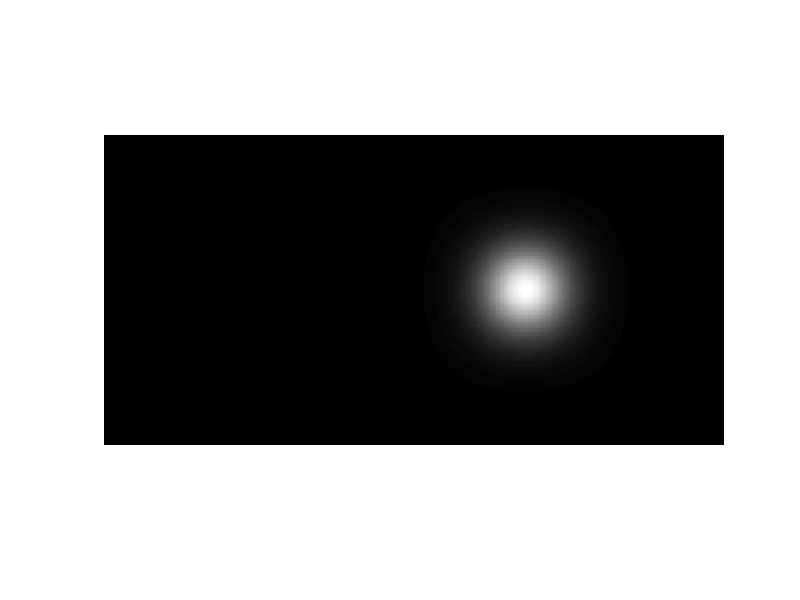

The MATLAB script that drew this image: (Note: this script raises an error after producing the figure.)

clear;
pi = 3.1415926;
radius = 1;


%FFHQ dataset
flash = zeros(8,3);
flash(1,:) =  [1, 0, -0.4642676300617170626];
flash(2,:) = [0.7071, 0.7071, -0.4642676300617170626];
flash(3,:) = [0, 1, -0.4642676300617170626];
flash(4,:) = [-0.7071, 0.7071, -0.4642676300617170626];
flash(5,:) = [-1, 0, -0.4642676300617170626];
flash(6,:) = [-0.7071, -0.7071, -0.4642676300617170626];
flash(7,:) = [0.7071, -0.7071, -0.4642676300617170626];
flash(8,:) = [0, -1, -0.4642676300617170626];

flash = flash * 2;

sigma = 30*pi/180;

for lighting = 1: 8
    image = zeros(128,256);
    for i = 1:128
        for j = 1:256
               light = flash(lighting,:);
               
               %exchange y and z
               tmp = light(2);
               light(2) = light(3);
               light(3) = tmp;
               
               phi = (j - 1) * 2 * pi / 255 + pi/2;
               theta = (i - 1) * pi / 127;
               v1 = radius * sin(theta) * cos(phi);
               v2 = radius * sin(theta) * sin(phi);
               v3 = radius * cos(theta);

               v = [v1,v2,v3];
               l = light - v; %theta1
               %l = light; %theta2
               

              v_sum = sqrt(v(1)*v(1) + v(2)*v(2) + v(3)*v(3));
              l_sum = sqrt(l(1)*l(1) + l(2)*l(2) + l(3)*l(3));
              l_norm = l/l_sum;
              v_norm = v/v_sum;
              product = dot(l_norm, v_norm);

              if(product>0 || product==0)
                angle = acos(product);
                intensity = exp(-angle*angle/(2*sigma*sigma));
                image(i,j) = intensity;
              end
        end
    end
    imshow(image);
    filename1 = ['./Multipie_envir_map/FFHQ/' num2str(lighting) 'multi.jpg'];
    %filename2 = ['./Multipie_envir_map/' num2str(lighting) 'envir_map.csv'];
    imwrite(image,filename1);
   % writematrix(image,filename2); 
end



%Multipie dataset
flash = zeros(19,3);
eye = [0,0,0.5];
flash(1,:) =  [0,3.75, 0.25];
flash(2,:) = [-1,3.75, 0.25];
flash(3,:) = [-2,3.75, 0.25];
flash(4,:) = [-2.5,2.85, 0.25];
flash(5,:) = [-2.5,1.5, 0.25];
flash(6,:) = [-2.5,0.75, 0.25];
flash(7,:) = [-2.5,0, 0.25];
flash(8,:) = [-2.5, -0.875, 0.25];
flash(9,:) = [-2.5, -1.8, 0.25];
flash(10,:) = [-2.5,-2.9, 0.25];
flash(11,:) = [-2,-3.25, 0.25];
flash(12,:) = [-1,-3.25, 0.25];
flash(13,:) = [0,-3.25, 0.25];
flash(14,:) = [-2.5,2.85, 1.9];
flash(15,:) = [-2.5,1.5, 1.9];
flash(16,:) = [-2.5,0, 1.9];
flash(17,:) = [-2.5,-1.8, 1.9];
flash(18,:) = [-2.5,-3, 1.9];
%flash(19,:) = [0, 0, 0];
%make it a dim frontal light
flash(19,:) = [-2.5, 0, 0.25];

sigma = 30*pi/180;

for lighting = 1: 19
    image = zeros(128,256);
    for i = 1:128
        for j = 1:256
               light = flash(lighting,:);
               phi = 2* pi - (j - 1) * 2 * pi / 255;
               theta = (i - 1) * pi / 127;
               v1 = radius * sin(theta) * cos(phi);
               v2 = radius * sin(theta) * sin(phi);
               v3 = radius * cos(theta);

               v = [v1,v2,v3];
               l = light - v; %theta1
               %l = light; %theta2
               

              v_sum = sqrt(v(1)*v(1) + v(2)*v(2) + v(3)*v(3));
              l_sum = sqrt(l(1)*l(1) + l(2)*l(2) + l(3)*l(3));
              l_norm = l/l_sum;
              v_norm = v/v_sum;
              product = dot(l_norm, v_norm);

              if(product>0 || product==0)
                angle = acos(product);
                intensity = exp(-angle*angle/(2*sigma*sigma));
                image(i,j) = intensity;
              end
        end
    end
    
    if(lighting == 19)
        image = image * 0.2;
    end
    imshow(image);
    filename1 = ['./Multipie_envir_map/30/' num2str(lighting) 'multi.jpg'];
    %filename2 = ['./Multipie_envir_map/' num2str(lighting) 'envir_map.csv'];
    imwrite(image,filename1);
   % writematrix(image,filename2); 
end





